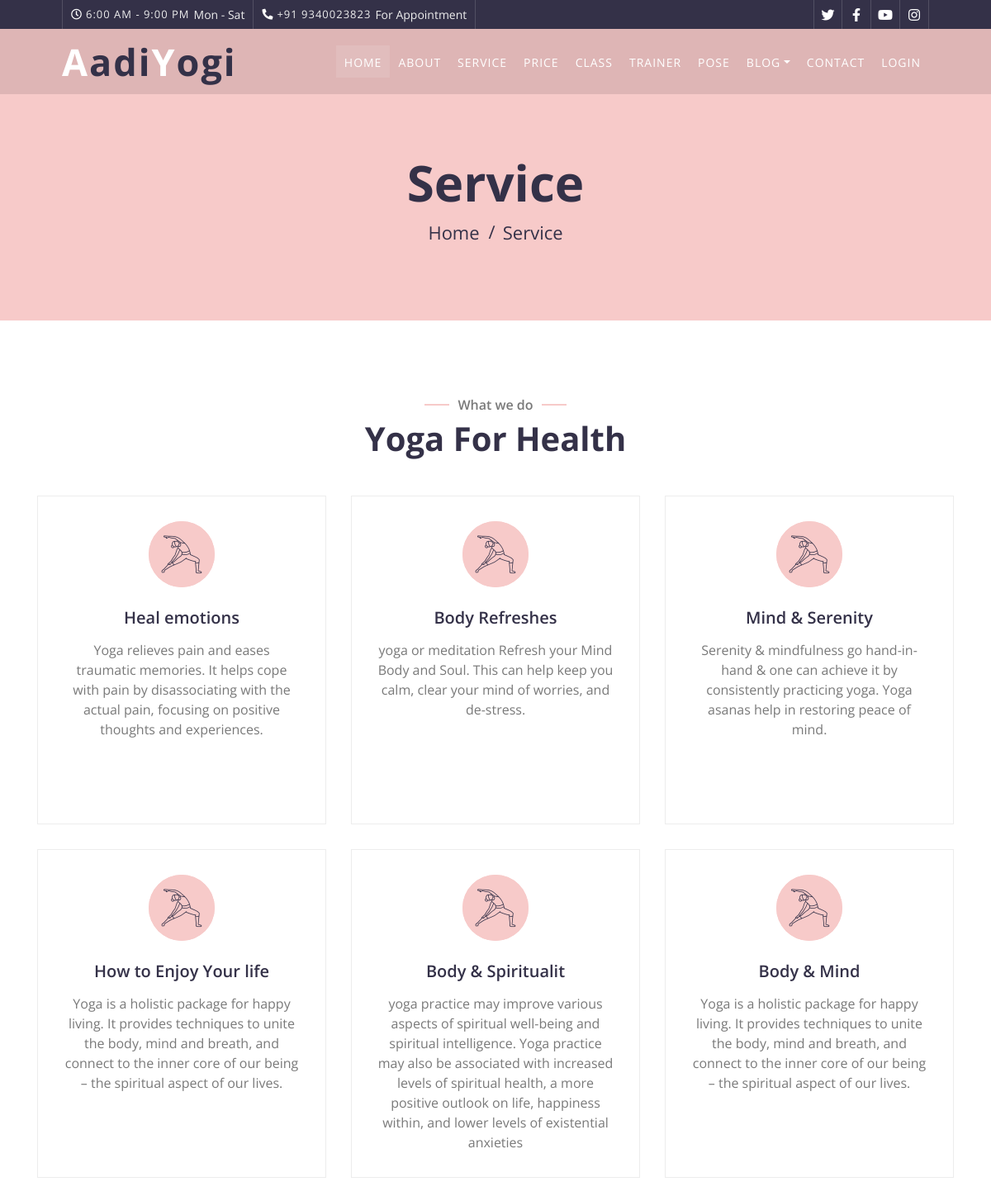
The app's page /service.php with its own data.
### tables this page shows
CREATE TABLE `service` (
  `id` int(11) NOT NULL,
  `title` text NOT NULL,
  `image` text NOT NULL,
  `description` longtext NOT NULL
);

### service.php (the view, shortened to what this page needs)
<?php
include("admin/connection.php");
  $sql = "SELECT * from `service`";
  $fire = $connect->query($sql);
?>
<!DOCTYPE html>
<html lang="en">
    <head>
        <link href="https://stackpath.bootstrapcdn.com/bootstrap/4.4.1/css/bootstrap.min.css" rel="stylesheet">
        <link href="https://cdnjs.cloudflare.com/ajax/libs/font-awesome/5.10.0/css/all.min.css" rel="stylesheet">
        <link href="lib/animate/animate.min.css" rel="stylesheet">
        <link href="lib/flaticon/font/flaticon.css" rel="stylesheet">
        <link href="lib/owlcarousel/assets/owl.carousel.min.css" rel="stylesheet">
        <link href="lib/lightbox/css/lightbox.min.css" rel="stylesheet">
        <link href="css/style.css" rel="stylesheet">
    </head>
    <body>
      <div class="top-bar d-none d-md-block">
        <div class="container-fluid">
            <div class="row">
                <div class="col-md-8">
                    <div class="top-bar-left">
                        <div class="text">
                            <i class="far fa-clock"></i>
                            <h2>6:00 AM - 9:00 PM</h2>
                            <p>Mon - Sat</p>
                        </div>
                        <div class="text">
                            <i class="fa fa-phone-alt"></i>
                            <h2>+91 9340023823</h2>
                            <p>For Appointment</p>
                        </div>
                    </div>
                </div>
                <div class="col-md-4">
                    <div class="top-bar-right">
                        <div class="social">
                            <a href="https://twitter.com/AadiYog41777363"><i class="fab fa-twitter"></i></a>
                            <a href="https://www.facebook.com/AadiYogi-104551748941322/"><i class="fab fa-facebook-f"></i></a>
                            <a href="https://www.youtube.com/channel/UChGvk8Yi5iZ36KLmnRzz9bA/featured"><i class="fab fa-youtube"></i></a>
                            <a href="https://www.instagram.com/aadiyogi002/"><i class="fab fa-instagram"></i></a>
                        </div>
                    </div>
                </div>
            </div>
        </div>
    </div>
    <div class="navbar navbar-expand-lg bg-dark navbar-dark">
            <div class="container-fluid">
                <a href="index.php" class="navbar-brand">A<span>adi</span>Y<span>ogi</span> </a>
                <div class="collapse navbar-collapse justify-content-between" id="navbarCollapse">
                    <div class="navbar-nav ml-auto">
                        <a href="index.php" class="nav-item nav-link active">Home</a>
                        <a href="about.php" class="nav-item nav-link">About</a>
                        <a href="service.php" class="nav-item nav-link">Service</a>
                        <a href="price.php" class="nav-item nav-link">Price</a>
                        <a href="class.php" class="nav-item nav-link">Class</a>
                        <a href="team.php" class="nav-item nav-link">Trainer</a>
                        <a href="portfolio.php" class="nav-item nav-link">Pose</a>
                        <div class="nav-item dropdown">
                            <a href="#" class="nav-link dropdown-toggle" data-toggle="dropdown">Blog</a>
                        </div>
                        <a href="contact.php" class="nav-item nav-link">Contact</a>
                        <a href="login.php" class="nav-item nav-link">Login</a>
                    </div>
                </div>
            </div>
        </div>
        <div class="page-header">
            <div class="container">
                <div class="row">
                    <div class="col-12">
                        <h2>Service</h2>
                    </div>
                    <div class="col-12">
                        <a href="index.php">Home</a>
                        <a href="service.php">Service</a>
                    </div>
                </div>
            </div>
        </div>
      <div class="service">
        <div class="container">
                    <div class="section-header text-center wow zoomIn" data-wow-delay="0.1s">
                        <p>What we do</p>
                        <h2>Yoga For Health</h2>
                    </div>
            <div class="row">
                     <?php while($row = mysqli_fetch_assoc($fire)){?>
                <div class="col-lg-4 col-md-6 wow fadeInUp" data-wow-delay="0.0s">
                    <div class="service-item">
                        <div class="service-icon">
                            <i class="flaticon-workout"></i>
                        </div>
                        <h3><?= $row['title']?></h3>
                        <p style="height: 192px; ; width: 288px;">
                        <?= $row['description']?>
                        </p>
                    </div>
                </div>
                <?php } ?>
           </div>
        </div>
      </div>
    </body>
</html>

### records on screen
service: title "Heal emotions", description "Yoga relieves pain and eases traumatic memories. It helps cope with pain by disassociating with the actual pain, focusing on positive thoughts and experiences."
service: title "Body Refreshes", description "yoga or meditation Refresh your Mind Body and Soul. This can help keep you calm, clear your mind of worries, and de-stress."
service: title "Mind & Serenity", description "Serenity & mindfulness go hand-in-hand & one can achieve it by consistently practicing yoga. Yoga asanas help in restoring peace of mind."
service: title "How to Enjoy Your life", description "Yoga is a holistic package for happy living. It provides techniques to unite the body, mind and breath, and connect to the inner core of our being – the spiritual aspect of our lives."
service: title "Body & Spiritualit", description "yoga practice may improve various aspects of spiritual well-being and spiritual intelligence. Yoga practice may also be associated with increased levels of spiritual health, a more positive outlook on life, happiness within, and lower levels of existential anxieties"
service: title "Body & Mind", description "Yoga is a holistic package for happy living. It provides techniques to unite the body, mind and breath, and connect to the inner core of our being – the spiritual aspect of our lives."
